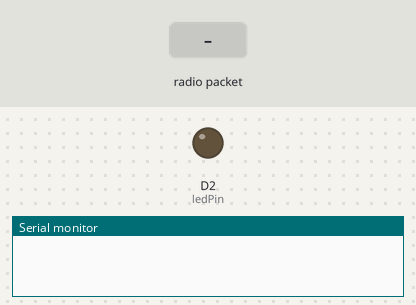
Bench run of a sketch on a simulated ESP8266 (NodeMCU). Shown: output pins drawn as LEDs (lit = HIGH), the last lines printed to the serial monitor. The test bench sets the inputs (shaded band).

Above: at 1.2 s.
1.3 s: radio packet "LED_ON" arrives
At 2.0 s:
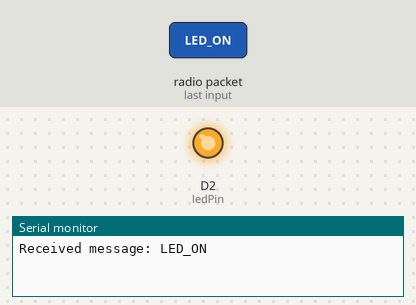
2.8 s: radio packet "LED_OFF" arrives
At 3.1 s:
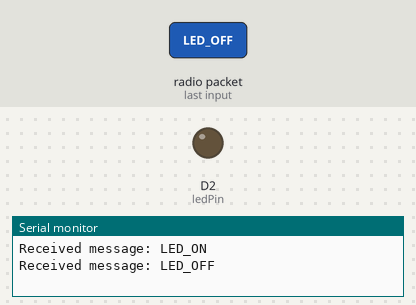
Timing chart, 0 to 5.8 s (numbered marks = the images above; inputs shaded):
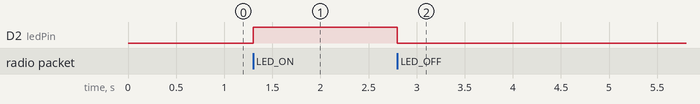

The sketch:

peer_to_peer_client.ino
```cpp
#include <ESP8266WiFi.h>
#include <espnow.h>
// #include<Servo.h>
// Servo servo ;

const int ledPin = D2;
// const int in1=D5;
// const int in2=D6;
// const int in3=D7;
// const int in4=D8;  // Pin where the LED is connected
void setup() {
  // servo.attach(D4);
  pinMode(ledPin, OUTPUT);  // Configure the LED pin
  digitalWrite(ledPin, LOW);
  // // Ensure LED is initially off
  // pinMode(in1,OUTPUT);
  //   pinMode(in2,OUTPUT);

  // pinMode(in3,OUTPUT);
  // pinMode(in4,OUTPUT);


  Serial.begin(115200);
  WiFi.mode(WIFI_STA);

  if (esp_now_init() != 0) {
    Serial.println("Error initializing ESP-NOW");
    return;
  }
  esp_now_set_self_role(ESP_NOW_ROLE_SLAVE);
  esp_now_register_recv_cb(OnDataRecv);
}
void OnDataRecv(uint8_t *mac, uint8_t *incomingData, uint8_t len) {
  String receivedMessage = String((char*)incomingData);

  Serial.print("Received message: ");
  Serial.println(receivedMessage);

  if (receivedMessage == "LED_ON") {
    digitalWrite(ledPin, HIGH);
    // servo.write(0);

    // Turn LED on
        //   digitalWrite(in1, HIGH);
        // digitalWrite(in2, LOW);


  } else if (receivedMessage == "LED_OFF") {
    digitalWrite(ledPin, LOW);
    // servo.write(90);
  //        digitalWrite(in1, LOW);
  //  digitalWrite(in2,LOW);
  // // Turn LED off
  }
}
void loop() {
  // Nothing needed here
}
```

Measured:
- after the input at 1.3 s, D2 (ledPin): LOW → HIGH at once
- after the input at 2.8 s, D2 (ledPin): HIGH → LOW at once
